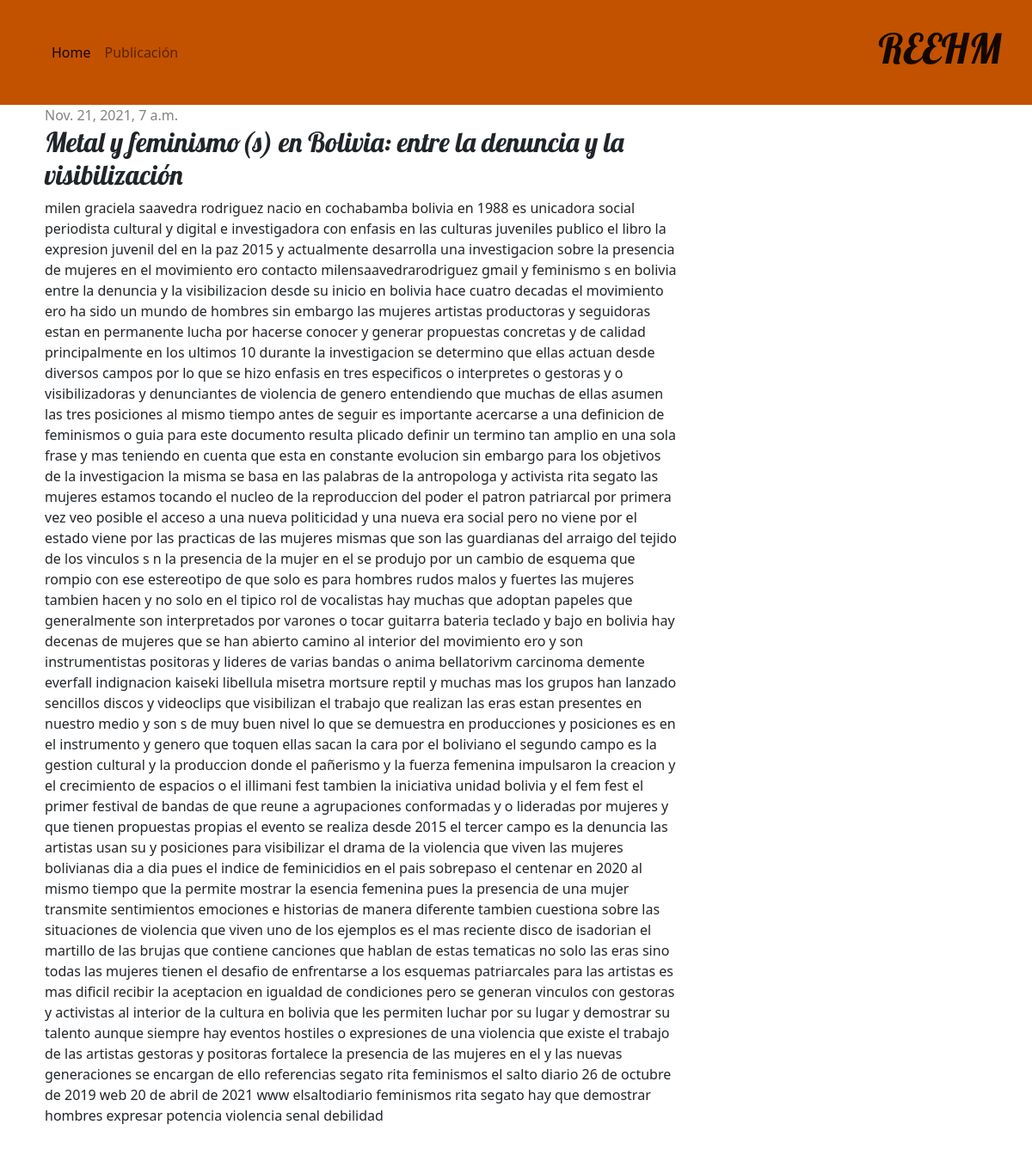
Screenshot of /post/metal-y-feminismo-s-en-bolivia-entre-la-denuncia-y-la-visibilizacion/ with the database file from the repository.
### blog/models.py (models this page shows, shortened)
class Post(models.Model):
    slug = models.SlugField(blank=True, null=True)
    author = models.ForeignKey('auth.User', on_delete=models.CASCADE)
    title = models.CharField(max_length=200)
    text = models.TextField()
    created_date = models.DateTimeField(
            default=timezone.now)
    published_date = models.DateTimeField(
            blank=True, null=True)

### blog/views.py (the view)
# urls.py: path('post/<slug:slug>/', views.post_detail, name='post_detail'),
def post_detail(request, slug):
    post = get_object_or_404(Post, slug=slug)
    return render(request, 'blog/post_detail.html', {'post': post})

### blog/templates/blog/post_detail.html
{% extends 'blog/base.html' %}
{% block content %}
    <div class="post">
        {% if post.published_date %}
            <div class="date">
                {{ post.published_date }}
            </div>
        {% endif %}
        <h2>{{ post.title }}</h2>
        <p>{{ post.text|linebreaksbr }}</p>
    </div>
{% endblock %}

### blog/static/css/blog.css (style rules this page uses)
h1, h2, h3, h4 { font-family: 'Lobster', cursive; }
.date { color: #828282; }
.post { margin-bottom: 70px; }

### rows the page displays
Post: published_date "Nov. 21, 2021, 7 a.m.", title "Metal y feminismo(s) en Bolivia: entre la denuncia y la visibilización", text "milen graciela saavedra rodriguez nacio en cochabamba bolivia en 1988 es unicadora social periodista cultural y digital e investigadora con enfasis en las culturas juveniles publico el libro la expresion juvenil del en la paz 2015 y actualmente desarrolla una investigacion sobre la presencia de mujeres en el movimiento ero contacto milensaavedrarodriguez gmail y feminismo s en bolivia entre la denuncia y la visibilizacion desde su inicio en bolivia hace cuatro decadas el movimiento ero ha sido un mundo de hombres sin embargo las mujeres artistas productoras y seguidoras estan en permanente lucha por hacerse conocer y generar propuestas concretas y de calidad principalmente en los ultimos 10…"
